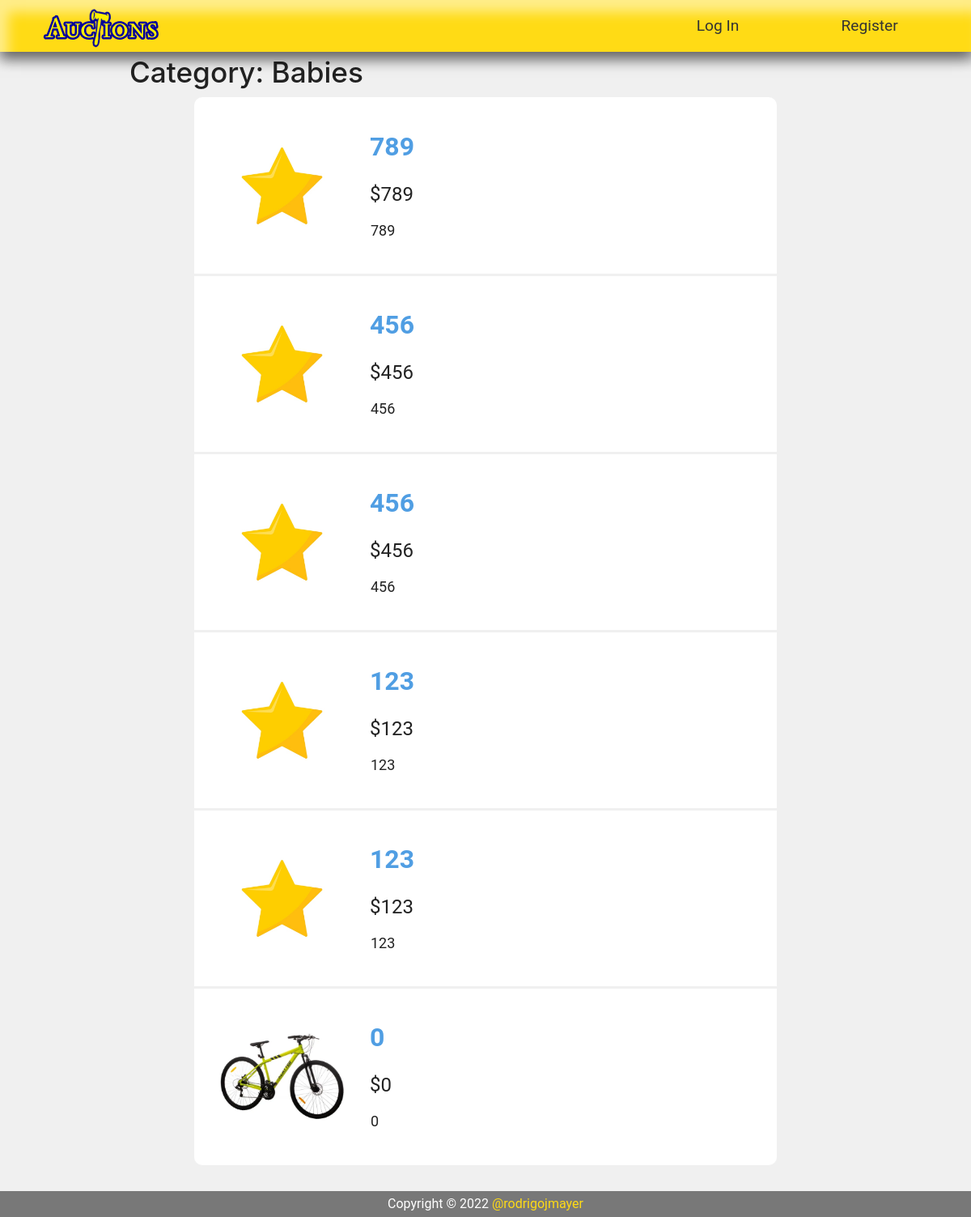
The page /category/13/ on the database its author committed.
### auctions/models.py (models this page shows, shortened)
class Category(models.Model):
    category_name = models.CharField(max_length=20, blank=True)

class AuctionListings(models.Model):
    name = models.CharField(max_length=64)
    initial_price = models.IntegerField()
    auction_category = models.ManyToManyField(Category, blank=True, related_name="categories")
    description = models.CharField(max_length=150, default="")
    image = models.ImageField(null=True, blank=True, upload_to='images/')
    auction_active = models.IntegerField(default=1)
    id_user = models.ForeignKey(User,  on_delete=models.CASCADE, related_name = "user_creator")
    """def auction_categories(self):
        return ', '.join([a.category_name for a in self.auction_category.all()])
    #auction_categories.short_description = "category name"
    """

### auctions/views.py (the view)
# urls.py: path("category/<str:id_category>/", views.category, name="category"),
def category(request, id_category):
    category = Category.objects.get(id=id_category)
    auction_listing_category = AuctionListings.objects.filter(auction_category__id=id_category).order_by('-id')
    len_auctions = len(auction_listing_category)
    if len_auctions > 0:
        last_auction = auction_listing_category[len_auctions-1].id
    else:
        last_auction = 0
    for auction in auction_listing_category:
        try:
            all_bids = Bids.objects.get(id_auction=auction.id)
            auction.initial_price = all_bids.price
        except:
            pass
    return render(request, "auctions/category.html", {
        "category" : category,
        "auction_listing_category" : auction_listing_category,
        "last_auction_id" : last_auction,
    })

### auctions/templates/auctions/category.html
{% extends "auctions/layout.html" %}
{% block body %}
    <div class="sub">
        <h2>Category: {{ category.category_name }}</h2>
    </div>
    <div class="main" id="category">
        {% if auction_listing_category %}
            {% for auction_category in auction_listing_category %}
                <div class="listing_auction" >
                    <div id="auction_image">
                        <a href="{% url 'auctions_app:listing_page' auction_category.id %}">
                            <img src="{{MEDIA_URL}}/media/{{ auction_category.image }}" >
                        </a>
                    </div>
                    <div id="order-column">
                        <div id="auction_name">
                            <a href="{% url 'auctions_app:listing_page' auction_category.id %}">
                                    {{ auction_category.name }}
                            </a>
                        </div>
                        <div id="auction_listing_data">
                            <div id="auction_price">
                                    {% if auction_category.auction_active %}
                                        ${{ auction_category.initial_price }}
                                    {% else %}
                                        Sold for ${{ auction_category.initial_price }}
                                    {% endif %}
                            </div>
                            <div id="auction_description">
                                <div id="auction_description_block">
                                    <p>{{ auction_category.description }}</p>
                                </div>
                            </div>
                        </div>
                    </div>
                </div>
                {% if last_auction_id != auction_category.id %}
                    <div class="borders"></div>
                {% endif %}
            {% endfor %}
        {%else %}
        <div class="listing_auction" >
            <div id="auction_name">
                There is no auction in this category.
            </div>
        </div>
        {% endif %}
    </div>
{% endblock %}

### rows shown on the page
Category: category_name "Babies"
AuctionListings: image (picture), name "789", initial_price "789", description "789"
AuctionListings: image (picture), name "456", initial_price "456", description "456"
AuctionListings: image (picture), name "456", initial_price "456", description "456"
AuctionListings: image (picture), name "123", initial_price "123", description "123"
AuctionListings: image (picture), name "123", initial_price "123", description "123"
AuctionListings: image (picture), name "0", initial_price "0", description "0"
